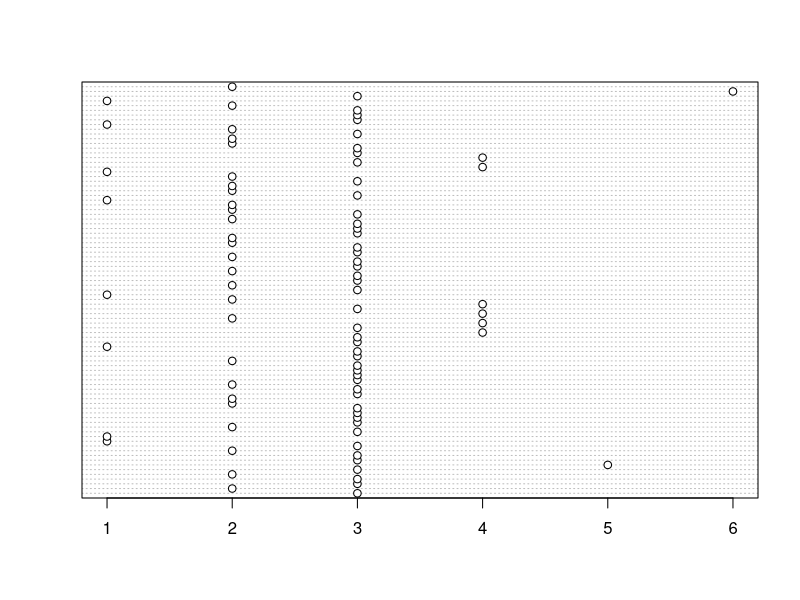
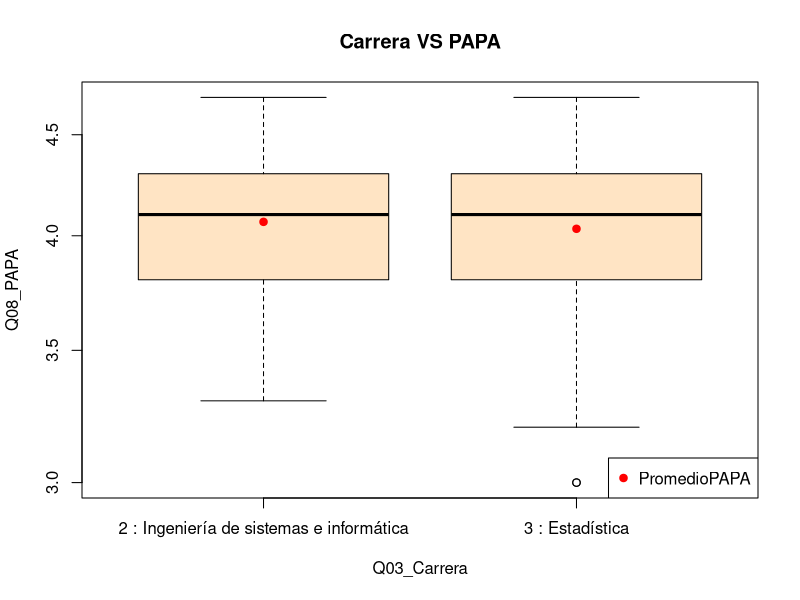
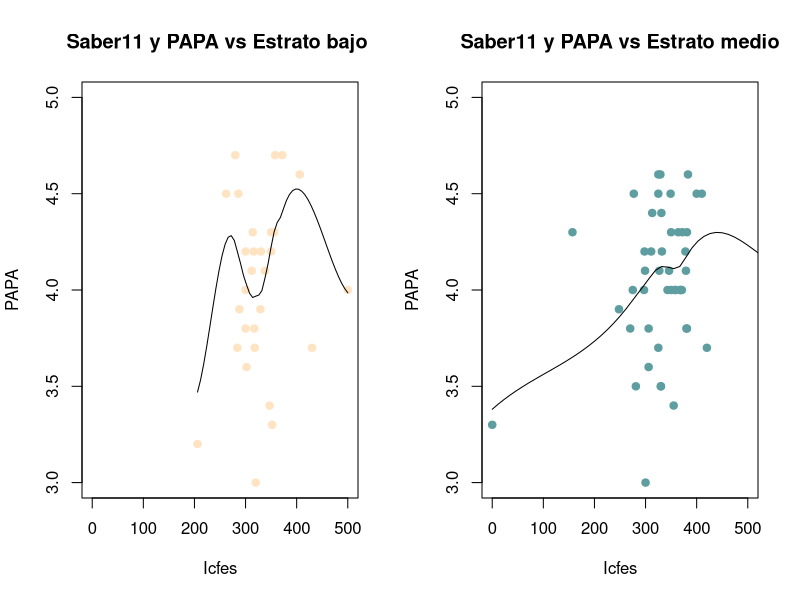
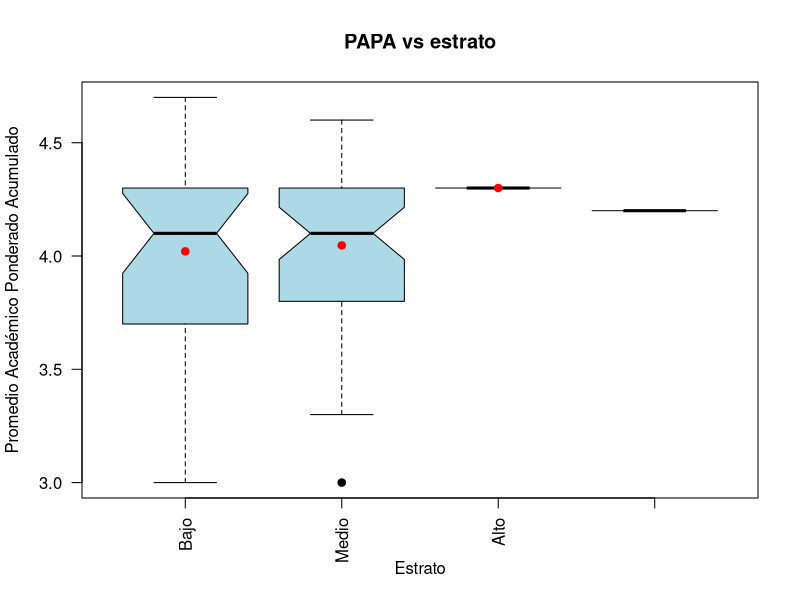

Generate these figures, in order, with R: (Note: this script raises an error after producing the figures.)
## ---- chunk 1
knitr::opts_chunk$set(
	echo = FALSE,
	message = FALSE,
	warning = FALSE)
## ---- chunk 2
## Paquetes usados en el análisis.
library(tidyverse)
## ---- chunk 3
## Lectura de una base de datos tipo ".csv"
encuesta <- read.csv("encuesta1.csv")
## ---- chunk 4
## Vista de la estructura general de la BD.
glimpse(encuesta)
## ---- chunk 5
summary(encuesta)
## ---- chunk 6
str(encuesta$Q02_FechaNac)
## ---- chunk 7
str(encuesta$Q07_FechaSaber11)
## ---- chunk 8
## Convertimos la variable Q02_FechaNac a tipo DATE
encuesta <- encuesta %>% 
  mutate(Q02_FechaNac = as.Date(as.character(Q02_FechaNac), "%Y-%m-%d"))

## Convertimos la variable Q07_FechaSaber11 a tipo DATE
encuesta <- encuesta %>% 
  mutate(Q07_FechaSaber11 = as.Date(as.character(Q07_FechaSaber11),"%Y-%m-%d"))
## ---- chunk 9
str(encuesta$Q02_FechaNac)
## ---- chunk 10
str(encuesta$Q07_FechaSaber11)
## ---- chunk 11
str(encuesta$Enviado.el.)
## ---- chunk 12
## Convertimos la variable Enviado.el. a tipo POSIXct (DATE TIME)
encuesta <- encuesta %>% 
  mutate(Enviado.el. = as.POSIXct(strptime(Enviado.el., format = "%d/%m/%Y %H:%M:%S")))

str(encuesta$Enviado.el.)
## ---- chunk 13
encuesta <- encuesta %>% mutate_if(is.character, as.factor)
## ---- chunk 14
dotchart(as.numeric(encuesta$Q10_Estrato))
## ---- chunk 15
encuesta <- encuesta %>% mutate(Q10_Estrato = factor(encuesta$Q10_Estrato,
                            levels = levels(encuesta$Q10_Estrato),
                            labels = c("Bajo","Bajo","Medio","Medio","Alto",NA),
                            ordered = F))

# encuesta <- encuesta %>% 
#   mutate(Q10_Estrato = as.character(encuesta$Q10_Estrato))
# 
# encuesta$Q10_Estrato[(encuesta$Q10_Estrato ==	 "2 : 1" |  encuesta$Q10_Estrato == "3 : 2")] <- "Bajo"
# 
# encuesta$Q10_Estrato[(encuesta$Q10_Estrato ==	 "4 : 3" |  encuesta$Q10_Estrato == "5 : 4")] <- "Medio"
# 
# encuesta$Q10_Estrato[(encuesta$Q10_Estrato ==	 "6 : 5"  )] <- "Alto"
# 
# encuesta$Q10_Estrato[(encuesta$Q10_Estrato ==	 "8 : No se conoce"  )] <- NA
# encuesta <- encuesta %>% 
#   mutate(Q10_Estrato = as.factor(encuesta$Q10_Estrato))

## ---- chunk 16
table(encuesta$Q10_Estrato)
## ---- chunk 17
encuesta$Q08_PAPA[encuesta$Q08_PAPA == 45 & !is.na(encuesta$Q08_PAPA)] <- 4.5
## ---- chunk 18
saber11 <- vector("integer", length(encuesta$Q05_Saber11))
for(i in seq_along(encuesta$Q07_FechaSaber11)){
  valor<-0
  if(!is.na(encuesta$Q05_Saber11[[i]]) & encuesta$Q07_FechaSaber11[[i]] < as.Date("2000-01-01")) {
    valor <- (5*(encuesta$Q05_Saber11[[i]]-100))/3
    if(valor >= 0 & valor <= 500){
      saber11[[i]] <- round(valor,0)
    } else {
      saber11[[i]] <- encuesta$Q05_Saber11[[i]]
    }
  } else if(!is.na(encuesta$Q05_Saber11[[i]]) & encuesta$Q07_FechaSaber11[[i]] >= as.Date("2000-01-01") &
        encuesta$Q07_FechaSaber11[[i]] < as.Date("2012-01-01")){
            valor <- encuesta$Q05_Saber11[[i]]*5
            if(valor >= 0 & valor <= 500){
              saber11[[i]] <- valor
            } else {
              saber11[[i]] <- encuesta$Q05_Saber11[[i]]
            }
  } else if(!is.na(encuesta$Q05_Saber11[[i]]) & encuesta$Q07_FechaSaber11[[i]] >= as.Date("2012-01-01")){
            saber11[[i]] <- encuesta$Q05_Saber11[[i]]
  } else{
      saber11[[i]] <- encuesta$Q05_Saber11[[i]]
  }
}

encuesta$Q05_Saber11 = saber11
## ---- chunk 19
# Cálculo de la edad
edad <- as.numeric(as.Date("2021-06-30") - encuesta$Q02_FechaNac)/365.25
## ---- chunk 20
## Creamos la variable area que contiene la variable Q24_area etiquetada como "Correcto/Incorrecto"  
area <- encuesta$Q24_area
area = factor(area, 
              levels = levels(area),
              labels = c("Incorrecto","Incorrecto","Incorrecto","Correcto","Incorrecto","Incorrecto"),
              ordered = F)

## ---- chunk 21
## Creamos la variable divisor que contiene la variable Q26_Divisor etiquetada como "Correcto/Incorrecto".
divisor = if_else(encuesta$Q26_Divisor..f.es.divisor.de.g.2.==1 & encuesta$Q26_Divisor..f.es.divisor.de.gh.==1 & encuesta$Q26_Divisor..f.es.divisor.de.h.g==1, "Correcto", "Incorrecto")
divisor

## ---- chunk 22

encuesta <- encuesta %>% 
  mutate(Q01_Genero = as.character(encuesta$Q01_Genero))

encuesta$Q01_Genero[encuesta$Q01_Genero ==	 "1 : Masculino" ] <- "Masculino"

encuesta$Q01_Genero[encuesta$Q01_Genero ==	 "2 : Femenino" ] <- "Femenino"

encuesta$Q01_Genero[encuesta$Q01_Genero ==	 "3 : Otro" ] <- "Otro"

encuesta <- encuesta %>% 
  mutate(Q01_Genero = as.factor(encuesta$Q01_Genero))

## ---- chunk 23
glimpse(encuesta)
## ---- chunk 24
summary(encuesta)

## ---- chunk 25
# t_gen <- table(encuesta$Q01_Genero)
# t_gen
# ```
# ```{r}
# t_gen_p <- t_gen / sum(t_gen) * 100
# t_gen_p
## ---- chunk 26
# bp1 <- barplot(t_gen_p, las = 1, ylim = c(0, 100), col = "lightgreen")
# text(bp1, t_gen_p + 10, paste(round(t_gen_p, 1), "%"))
## ---- chunk 27
# m_gen_p <- as.matrix(t_gen_p)
# bp2 <- barplot(m_gen_p, beside = FALSE, xlim = c(0, 4),
#                ylim = c(0, 110),
#                col = c("blue", "red", "green3"))
# text(1.3, cumsum(m_gen_p) - m_gen_p/2, 
#      paste(rownames(m_gen_p), round((m_gen_p), 1), "%"),
#      adj = 0)
## ---- chunk 28
# pie(t_gen_p, labels = paste(names(t_gen_p), round(t_gen_p, 1), "%"),
#     col = c("blue", "red", "green3"))
## ---- chunk 29
# summary(encuesta$Edad)
## ---- chunk 30
##hist(encuesta$Edad)
## ---- chunk 31
##hist(encuesta$Edad, nclass = 20)
## ---- chunk 32
# paramAnt <- par(no.readonly = TRUE)
# hist(encuesta$Edad, freq = FALSE, nclass = 20, col = "#a0c39f",
#      las = 1, 
#      main = "Distribución de la edad",
#      xlab = "Edad (años)",
#      ylab = "Densidad",
#      ylim = c(0, 0.20),
#      xlim = c(15, 40))
# lines(density(encuesta$Edad), col = "orange", lwd = 3)
# rug(encuesta$Edad)
# par(paramAnt)
## ---- chunk 33
# promedioEdad <- mean(encuesta$Edad)
# medianaEdad <- median(encuesta$Edad)
# desv_Est_Edad <- sd(encuesta$Edad)
# 
# boxplot(encuesta$Edad, horizontal = TRUE,
#         main = "Boxplot para edad", 
#         col = "lightblue",
#         pch = 19, notch = TRUE)
# points(promedioEdad, 
#        1, 
#        pch = 19, 
#        col = c("red", "purple"))
# legend("topright", 
#        title = "Convención",
#        legend = c("Promedio", "Error estandard"), 
#        col = "red", 
#        pch = c(19, NA),
#        lty = c(NA, 1))
# arrows(promedioEdad -  desv_Est_Edad / sqrt(nrow(encuesta)), 1,
#          promedioEdad + desv_Est_Edad / sqrt(nrow(encuesta)), 1,
#          angle = 90,
#          length = 0.1, 
#          code = 3,
#          col = "red")
## ---- chunk 34
#with(encuesta, plot(Q10_Estrato, Q08_PAPA, notch = TRUE))
## ---- chunk 35
 #encuesta_Estrato1 <- encuesta %>% 
  #filter(Q10_Estrato == "bajo")
 #dotchart(encuesta_Estrato1$Q08_PAPA)
#summary(encuesta_Estrato1$Q08_PAPA)
## ---- chunk 36
# with(encuesta, plot(Q01_Genero, Q08_PAPA, notch = TRUE))
## ---- chunk 37
# with(encuesta, scatter.smooth(tiempo_usado, Q08_PAPA))
## ---- chunk 38
# with(encuesta, plot(Q27_PorcentDivisor))
# lines(1:nrow(encuesta), rep(pt_p2[3], nrow(encuesta)), 
#       col = "red")
## ---- chunk 39
# enc_acert_p2 <- encuesta %>% 
#   filter(puntaje_pregunta2 == 3)
# enc_no_acert_p2 <- encuesta %>% 
#   filter(puntaje_pregunta2 != 3)
# op <- par(no.readonly = TRUE)
# par(mfrow = c(1, 2))
# prom_Q27 <- mean(enc_acert_p2$Q27)
# with(enc_acert_p2, plot(Q27_PorcentDivisor, ylim = c(0, 100)))
# lines(1:nrow(enc_acert_p2), rep(prom_Q27, nrow(enc_acert_p2)), 
#       col = "red")
# prom_Q27_na <- mean(enc_no_acert_p2$Q27, na.rm = TRUE, ylim = c(0, 100))
# with(enc_no_acert_p2, plot(Q27_PorcentDivisor))
# lines(1:nrow(enc_no_acert_p2), rep(prom_Q27_na, nrow(enc_no_acert_p2)), 
#       col = "red")
# par(op)
## ---- chunk 40
# encuesta_sist_estad <- encuesta %>% 
#   filter(Q03_Carrera %in% c("2 : Ingeniería de sistemas e informática",
#                             "3 : Estadística")) %>% 
#   droplevels()
# 
# encuesta_sist_estad_resumen <- encuesta_sist_estad %>%
#   group_by(Q03_Carrera) %>% 
#   mutate(num_estud_carrera = n()) %>% 
#   group_by(Carrera_instala, num_estud_carrera) %>% 
#   summarise(num_estud_noNA = sum(!is.na(Q08_PAPA)),
#             prom_PAPA = mean(Q08_PAPA, na.rm = TRUE),
#             desv_PAPA = sd(Q08_PAPA, na.rm = TRUE)) %>% 
#   mutate(porcent_x_carrera = num_estud_noNA / num_estud_carrera * 100)
# encuesta_sist_estad_resumen %>% data.frame()
## ---- chunk 41
# op <- par(no.readonly = TRUE)
# par(mar = op$mar + c(15, 0, 0, 0))
# with(encuesta_sist_estad, 
#      plot(Carrera_instala, Q08_PAPA, notch = TRUE,
#           las = 2, width = sqrt(encuesta_sist_estad_resumen$porcent_x_carrera),
#           col = "lightblue",
#           main = "PAPA vs carrera e instalación de softwares R y RStudio",
#           ylab = "Promedio Académico Ponderado Acumulado",
#           xlab = "",
#           pch = 19))
# with(encuesta_sist_estad_resumen, 
#      points(Carrera_instala, prom_PAPA, 
#            col = "red", pch = 19))
# legend("topleft", legend = c("0 No instaló ni R ni RStudio",
#                              "1 Solo instaló R",
#                              "2 Solo instaló RStudio",
#                              "3 Instaló ambos"))
# legend(0.5, 3.4, legend = c("Promedio"),
#        pch = 19, col = "red")
# text(0.5, 3.1, "El ancho de las cajas es proporcional a la raíz cuadrada del porcentaje de los estudiantes en cada carrera",
#      cex = 0.8, pos = 4)
# par(op)
## ---- chunk 42
# encuesta_sist_estad <- encuesta %>% 
#   filter(Q03_Carrera %in% c("2 : Ingeniería de sistemas e informática",
#                             "3 : Estadística")) %>% 
#   droplevels()
# 
# encuesta_sist_estad_resumen <- encuesta_sist_estad %>%
#   group_by(Q03_Carrera) %>% 
#   mutate(num_estud_carrera = n()) %>% 
#   group_by(Carrera_instala, num_estud_carrera) %>% 
#   summarise(num_estud_noNA = sum(!is.na(Q08_PAPA)),
#             prom_PAPA = mean(Q08_PAPA, na.rm = TRUE),
#             desv_PAPA = sd(Q08_PAPA, na.rm = TRUE)) %>% 
#   mutate(porcent_x_carrera = num_estud_noNA / num_estud_carrera * 100)
# encuesta_sist_estad_resumen %>% data.frame()
## ---- chunk 43
# op <- par(no.readonly = TRUE)
# par(mar = op$mar + c(15, 0, 0, 0))
# with(encuesta_sist_estad, 
#      plot(Carrera_instala, Q08_PAPA, notch = TRUE,
#           las = 2, width = sqrt(encuesta_sist_estad_resumen$porcent_x_carrera),
#           col = "lightblue",
#           main = "PAPA vs carrera e instalación de softwares R y RStudio",
#           ylab = "Promedio Académico Ponderado Acumulado",
#           xlab = "",
#           pch = 19))
# with(encuesta_sist_estad_resumen, 
#      points(Carrera_instala, prom_PAPA, 
#            col = "red", pch = 19))
# legend("topleft", legend = c("0 No instaló ni R ni RStudio",
#                              "1 Solo instaló R",
#                              "2 Solo instaló RStudio",
#                              "3 Instaló ambos"))
# legend(0.5, 3.4, legend = c("Promedio"),
#        pch = 19, col = "red")
# text(0.5, 3.1, "El ancho de las cajas es proporcional a la raíz cuadrada del porcentaje de los estudiantes en cada carrera",
#      cex = 0.8, pos = 4)
# par(op)
## ---- chunk 44
encuesta_sist_estad <- encuesta %>% 
  filter(Q03_Carrera %in% c("2 : Ingeniería de sistemas e informática",
                            "3 : Estadística")) %>% 
  droplevels()
encuesta_sist_estad_resumen <- encuesta_sist_estad %>%
  group_by(Q03_Carrera) %>% 
  mutate(num_estud_carrera = n()) %>% 
  group_by(Q03_Carrera, num_estud_carrera) %>% 
  summarise(num_estud_noNA = sum(!is.na(Q08_PAPA)),
            prom_PAPA = mean(Q08_PAPA, na.rm = TRUE),
            desv_PAPA = sd(Q08_PAPA, na.rm = TRUE)) %>% 
  mutate(porcent_x_carrera = num_estud_noNA / num_estud_carrera * 100)
encuesta_sist_estad_resumen %>% data.frame()
## ---- chunk 45
boxplot(Q08_PAPA~ Q03_Carrera, data = encuesta_sist_estad, col = "bisque" , log = "y")
title("Carrera VS PAPA")
points(encuesta_sist_estad_resumen$Q03_Carrera, encuesta_sist_estad_resumen$prom_PAPA, col = "red", pch = 19)
legend("bottomright", legend = c("PromedioPAPA"), pch =19, col = "red")
## ---- chunk 46
estratos_sin_na <- encuesta %>%
  filter(Q10_Estrato == "Medio" | Q10_Estrato == "Bajo")
  

tabla_Saber11 <- estratos_sin_na %>%
  group_by(Q10_Estrato) %>% 
  summarise(num_estud = sum(!is.na(Q05_Saber11)),
            prom_Saber = mean(Q05_Saber11, na.rm = TRUE),
            desv_Saber = sd(Q08_PAPA, na.rm = TRUE)) 
tabla_Saber11 <- data.frame(tabla_Saber11)
tabla_Saber11
## ---- chunk 47
encuesta_Estrato1 <- encuesta %>% 
  filter(Q10_Estrato == "Bajo")
## ---- chunk 48
encuesta_Estrato2 <- encuesta %>%
  filter(Q10_Estrato == "Medio")
## ---- chunk 49
op <- par(no.readonly = TRUE)
par(mfrow = c(1, 2))
with(encuesta_Estrato1, scatter.smooth(Q05_Saber11, Q08_PAPA,main="Saber11 y PAPA vs Estrato bajo ",xlab="Icfes", ylab="PAPA",pch=19, ylim=c(3,5),xlim=c(0,500), col = "bisque1"))

with(encuesta_Estrato2, scatter.smooth(Q05_Saber11, Q08_PAPA,main="Saber11 y PAPA vs Estrato medio",xlab="Icfes", ylab="PAPA",pch=19, ylim=c(3,5),xlim=c(0,500), col = "cadetblue"))
par(op)
## ---- chunk 50
estratos_sin_na <- encuesta %>%
  filter(Q10_Estrato == "Alto" | Q10_Estrato == "Medio" | Q10_Estrato == "Bajo")
  

tabla_PAPA <- estratos_sin_na %>%
  group_by(Q10_Estrato) %>% 
  summarise(num_estud = sum(!is.na(Q08_PAPA)),
            prom_PAPA = mean(Q08_PAPA, na.rm = TRUE),
            desv_PAPA = sd(Q08_PAPA, na.rm = TRUE)) 
tabla_PAPA <- data.frame(tabla_PAPA)
tabla_PAPA
## ---- chunk 51

 with(encuesta, 
      plot(Q10_Estrato, Q08_PAPA, notch = TRUE,
           las = 2,
           col = "lightblue",
           main = "PAPA vs estrato",
           ylab = "Promedio Académico Ponderado Acumulado",
           xlab = "Estrato",
           pch = 19))
 with(tabla_PAPA, 
      points(Q10_Estrato, prom_PAPA, 
            col = "red", pch = 19))
## ---- chunk 52

gen_estr_papa <- na.exclude(encuesta)

gen_estr_papa <- select(gen_estr_papa, Q01_Genero, Q10_Estrato, Q08_PAPA)

gen_estr_papa

## ---- chunk 53

## ---- chunk 54

gen_edad <- data.frame(estrato_etiquetado,saber11,edad,encuesta$Q01_Genero)

#Aquí filtramos los datos ya que el NA no debe ser tenido en cuenta
gen_edad <- filter(gen_edad,estrato_etiquetado == "Bajo" |
                     estrato_etiquetado == "Medio" |
                     estrato_etiquetado == "Alto")

gen_edad$edad[(gen_edad$edad <= 25)] <- 1
gen_edad$edad[(25 < gen_edad$edad & gen_edad$edad <= 32)] <- 2
gen_edad$edad[(32 < gen_edad$edad & gen_edad$edad <= 39)] <- 3

gen_edad <- gen_edad %>% 
  mutate(edad = as.character(gen_edad$edad))

gen_edad$edad[(gen_edad$edad == "1")] <- "Joven"
gen_edad$edad[(gen_edad$edad == "2")] <- "Adulto Joven"
gen_edad$edad[(gen_edad$edad == "3")] <- "Adulto"


## ---- chunk 55
#Seleccionamos los datos a analizar para la edad Joven

promedio_joven <- filter(gen_edad,edad=="Joven")
promedio_joven <- select(promedio_joven,estrato_etiquetado,saber11,edad)
promedio_joven <- promedio_joven %>%
  group_by(estrato_etiquetado)%>%
  summarise(promedio=mean(saber11))
## ---- chunk 56
#Seleccionamos los datos a analizar para la edad Adulto Joven
promedio_adjoven <- filter(gen_edad,edad=="Adulto Joven")
promedio_adjoven <- select(promedio_adjoven,estrato_etiquetado,saber11,edad)
promedio_adjoven <- promedio_adjoven %>%
  group_by(estrato_etiquetado)%>%
  summarise(promedio=mean(saber11))
#Añadimos 0 en la columna saber 11 para los estratos que no contiene
#Esto se hace para tener una matriz de la misma magnitud
otros <- data.frame(estrato_etiquetado = c("Alto"),
                    promedio = c(0))
promedio_adjoven <- rbind(promedio_adjoven,otros)
## ---- chunk 57
#Seleccionamos los datos a analizar para la edad Adulto
promedio_adulto <- filter(gen_edad,edad=="Adulto")
promedio_adulto <- select(promedio_adulto,estrato_etiquetado,saber11,edad)
#Añadimos 0 en la columna saber 11 para los estratos que no contiene
#Esto se hace para tener una matriz de la misma magnitud
otro <- data.frame(estrato_etiquetado = c("Bajo","Alto"),
                   saber11 = c(0,0),
                   edad=c("Adulto","Adulto"))
promedio_adulto <- rbind(promedio_adulto,otro)
promedio_adulto <- promedio_adulto %>%
  group_by(estrato_etiquetado)%>%
  summarise(promedio=mean(saber11))

## ---- chunk 58
#Unificamos todo en una sola matriz

tabla_general <- rbind(c(promedio_joven$promedio),
                       c(promedio_adjoven$promedio),
                       c(promedio_adulto$promedio))

## ---- chunk 59
#Le damos nombre a las columnas y filas

colnames(tabla_general) = c("Bajo","Medio","Alto")
rownames(tabla_general) = c("Joven","Adulto Joven","Adulto")
tabla_general
## ---- chunk 60
barplot(tabla_general, beside = T,
        col = c("Orange","Yellow","Blue"),
        legend.text = row.names(tabla_general),
        ylim = c(0,500),
        xlim = c(0,15),
        main="SABER11xEDADxESTRATO",
        xlab = "Estrato Socioeconómico",
        ylab= "Promedio Saber 11")
## ---- chunk 61
#Seleccionamos los datos de acuerdo al género Femenino
promedio_mujer <- filter(gen_edad,encuesta.Q01_Genero =="Femenino")
promedio_mujer <- select(promedio_mujer,estrato_etiquetado,saber11)
promedio_mujer <- promedio_mujer %>%
group_by(estrato_etiquetado)%>%
  summarise(promedio=mean(saber11))
#Añadimos 0 al promedio de mujeres en estrato Alto para que todos los dataframes
#Tengan la misma dimensión
ot <- data.frame(estrato_etiquetado = c("Alto"),
                 promedio = c(0))
promedio_mujer <- rbind(promedio_mujer,ot)
## ---- chunk 62
#Seleccionamos los datos de acuerdo al género Masculino
promedio_hombre <- filter(gen_edad,encuesta.Q01_Genero =="Masculino")
promedio_hombre <- select(promedio_hombre,estrato_etiquetado,saber11)
promedio_hombre <- promedio_hombre %>%
group_by(estrato_etiquetado)%>%
  summarise(promedio=mean(saber11))

## ---- chunk 63
#Seleccionamos los datos de acuerdo al género Otro
promedio_otro <- filter(gen_edad,encuesta.Q01_Genero == "Otro")
promedio_otro <- select(promedio_otro,estrato_etiquetado,saber11)
#Añadimos 0 al promedio de Otro en estrato Bajo y Alto para que todos los dataframes
# tengan la misma dimensión
oter <- data.frame(estrato_etiquetado = c("Bajo","Alto"),
                  saber11 = c(0,0)
                  )
promedio_otro <- rbind(promedio_otro,oter)
promedio_otro <- promedio_otro %>%
group_by(estrato_etiquetado)%>%
  summarise(promedio=mean(saber11))

## ---- chunk 64
#Unificamos todo en una sola matriz

tabla_generos <- rbind(c(promedio_hombre$promedio),
                       c(promedio_mujer$promedio),
                       c(promedio_otro$promedio))

## ---- chunk 65
#Le damos nombre a las columnas y filas

colnames(tabla_generos) = c("Bajo","Medio","Alto")
rownames(tabla_generos) = c("Hombre","Mujer","Otro")
tabla_generos
## ---- chunk 66
barplot(tabla_generos, beside = T,
        col = c("Green","Purple","Black"),
        legend.text = row.names(tabla_generos),
        ylim = c(0,500),
        xlim = c(0,15),
        main="SABER11xGENEROxESTRATO",
        xlab = "Estrato Socioeconómico",
        ylab= "Promedio Saber 11")
